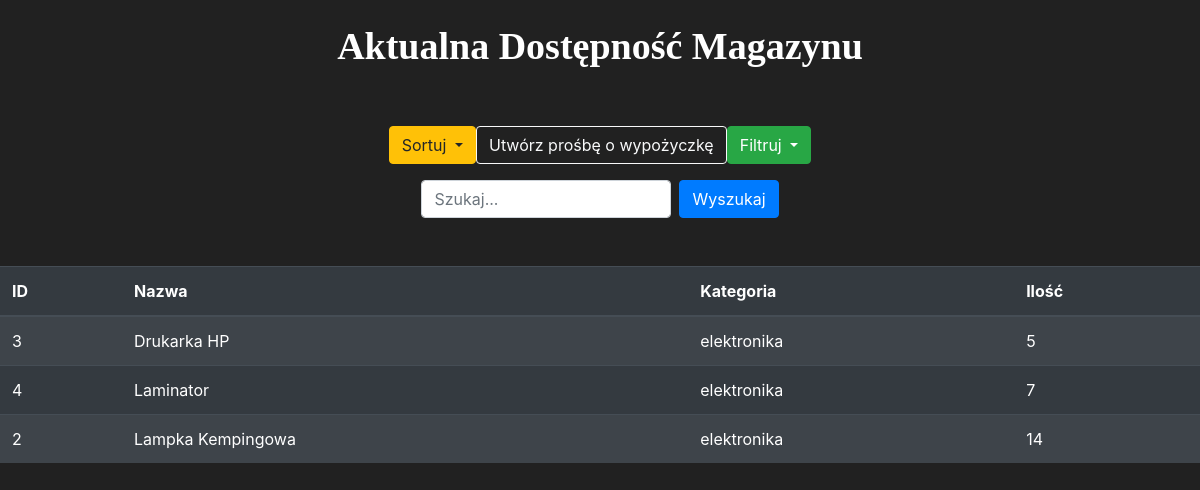
/magazineview?sort=name, run on the app's committed database.
### app.py (models this page shows, shortened)
class Item(db.Model):
    id = db.Column(db.Integer(), primary_key=True)
    name = db.Column(db.String(length=30), nullable=False, unique=True)
    category = db.Column(db.String(length=30), nullable=False)
    amount = db.Column(db.Integer(), nullable=True)
    localization = db.Column(db.String(length=30), nullable=False)
    notes = db.Column(db.String(length=60), nullable=True)

### app.py (the view)
@app.route('/magazineview')
def magazine_view():
    category = request.args.get("category")
    sort = request.args.get("sort")
    search = request.args.get("search")
    if category and category != "all":
        items = Item.query.filter_by(category=category)
    else:
        items = Item.query
    if search:
        search_pattern = f"%{search}%"
        items= items.filter(Item.name.ilike(search_pattern) | (Item.category.ilike(search_pattern)))
    if sort == "name":
        items = items.order_by(Item.name.asc())
    elif sort == "category":
        items = items.order_by(Item.category.asc())
    elif sort == "amount_asc":
        items = items.order_by(Item.amount.asc())
    elif sort == "amount_desc":
        items = items.order_by(Item.amount.desc())
    else:
        items = items.order_by(Item.id.asc())
    items = items.all()
    return render_template(
        'magazine_view_only.html',
        items=items,
        category=category,
        sort=sort,
        search=search
    )

### templates/magazine_view_only.html (shortened to what this page needs)
<!DOCTYPE html>
<html lang="en">
<head>
    <link rel="stylesheet" href="https://cdn.jsdelivr.net/npm/bootstrap@4.5.3/dist/css/bootstrap.min.css">
</head>
<body>
<br>
<h1 style="font-family: Calibri; font-size: 38px; font-weight: 600; text-align:center;">
    Aktualna Dostępność Magazynu
</h1>
<br>
<div class="container mt-4">
    <div class="d-flex justify-content-center gap-3">
        <div class="dropdown">
            <button class="btn btn-warning dropdown-toggle" type="button" data-toggle="dropdown">
                Sortuj
            </button>
        </div>
        <a href="{{ url_for('take_request') }}" class="btn btn-outline-light">
            Utwórz prośbę o wypożyczkę
        </a>
        <div class="dropdown">
        <button class="btn btn-success dropdown-toggle" type="button" data-toggle="dropdown">
            Filtruj
        </button>
    </div>
        </div>
    </div>
<form method="GET" action="{{ url_for('magazine_view') }}" class="form-inline mt-3 justify-content-center">
    <input type="text"
           name="search"
           class="form-control mr-2"
           placeholder="Szukaj..."
           value="{{ search if search else '' }}"
           style="max-width: 250px;">
    <button type="submit" class="btn btn-primary">
        Wyszukaj
    </button>
</form>
<br>
<br>
    <table class="table table-striped table-dark">
    <thead>
        <tr>
        <th scope="col">ID</th>
        <th scope="col">Nazwa</th>
        <th scope="col">Kategoria</th>
        <th scope="col">Ilość</th>
        </tr>
    </thead>
    <tbody>
        {% for item in items %}
                    <tr>
                        <td>{{ item.id }}</td>
                        <td>{{ item.name }}</td>
                        <td>{{ item.category }}</td>
                        <td>{{ item.amount }}</td>
                    </tr>
        {% endfor %}
    </tbody>
    </table>
</body>
</html>

### templates/magazine_view_only.html (style rules this page uses)
body { background-color: #212121; color: white; }

### data on the page
Item: id "3", name "Drukarka HP", category "elektronika", amount "5"
Item: id "4", name "Laminator", category "elektronika", amount "7"
Item: id "2", name "Lampka Kempingowa", category "elektronika", amount "14"
